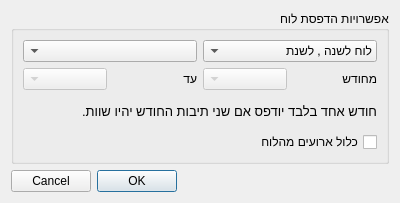
<?xml version="1.0" encoding="UTF-8"?>
<ui version="4.0">
 <class>DialogPrintTables</class>
 <widget class="QDialog" name="DialogPrintTables">
  <property name="geometry">
   <rect>
    <x>0</x>
    <y>0</y>
    <width>400</width>
    <height>203</height>
   </rect>
  </property>
  <property name="windowTitle">
   <string>הדפסת לוחות</string>
  </property>
  <property name="layoutDirection">
   <enum>Qt::RightToLeft</enum>
  </property>
  <layout class="QVBoxLayout" name="verticalLayout">
   <item>
    <widget class="QGroupBox" name="groupBox">
     <property name="title">
      <string>אפשרויות הדפסת לוח</string>
     </property>
     <layout class="QVBoxLayout" name="verticalLayout_2">
      <item>
       <layout class="QHBoxLayout" name="horizontalLayout">
        <item>
         <widget class="QComboBox" name="comboBoxType">
          <item>
           <property name="text">
            <string>לוח לשנה , לשנת</string>
           </property>
          </item>
          <item>
           <property name="text">
            <string>לוח לחודש, בשנת</string>
           </property>
          </item>
         </widget>
        </item>
        <item>
         <widget class="QComboBox" name="comboBoxYear"/>
        </item>
       </layout>
      </item>
      <item>
       <layout class="QHBoxLayout" name="horizontalLayout_2">
        <item>
         <widget class="QLabel" name="label">
          <property name="text">
           <string>מחודש</string>
          </property>
         </widget>
        </item>
        <item>
         <widget class="QComboBox" name="comboBoxFromMonth">
          <property name="enabled">
           <bool>false</bool>
          </property>
         </widget>
        </item>
        <item>
         <widget class="QLabel" name="label_2">
          <property name="text">
           <string>עד</string>
          </property>
         </widget>
        </item>
        <item>
         <widget class="QComboBox" name="comboBoxToMonth">
          <property name="enabled">
           <bool>false</bool>
          </property>
         </widget>
        </item>
       </layout>
      </item>
      <item>
       <widget class="QLabel" name="label_3">
        <property name="font">
         <font>
          <pointsize>10</pointsize>
         </font>
        </property>
        <property name="text">
         <string>חודש אחד בלבד יודפס אם שני תיבות החודש יהיו שוות.</string>
        </property>
       </widget>
      </item>
      <item>
       <widget class="QCheckBox" name="checkBoxIncludeEvents">
        <property name="text">
         <string>כלול ארועים מהלוח</string>
        </property>
       </widget>
      </item>
     </layout>
    </widget>
   </item>
   <item>
    <widget class="QDialogButtonBox" name="buttonBox">
     <property name="orientation">
      <enum>Qt::Horizontal</enum>
     </property>
     <property name="standardButtons">
      <set>QDialogButtonBox::Cancel|QDialogButtonBox::Ok</set>
     </property>
     <property name="centerButtons">
      <bool>false</bool>
     </property>
    </widget>
   </item>
  </layout>
 </widget>
 <resources/>
 <connections/>
</ui>
